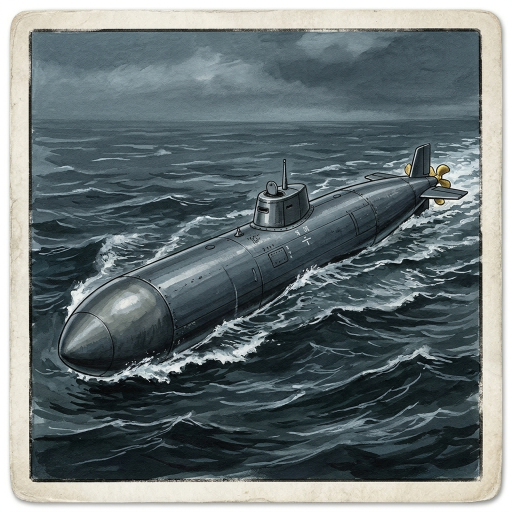
#> input picture images/counters/ai/counter_kaiten_sub.jpg, 1024 x 1024 px (shown at 1/2 size)
$ python test_fullwidth_shift.py
#> lines starting #> are read from the running program, lines starting #| are printed output that depends on the picture
#> further down, orig is the input picture: PIL image 1024x1024 RGB; mean R, G, B 106.2, 116.5, 118.4
import os
from PIL import Image
import numpy as np
import matplotlib.pyplot as plt
import matplotlib.patches as patches

def crop_and_shift_up(im, crop_top_pct=0.18, scale_subject=0.88):
    """
    Intelligently frames the artwork for a counter with a bottom plaque:
    - Removes artificial outer white generation borders.
    - Shifts/scales the subject into the upper 65% of the 1024x1024 canvas.
    - Preserves full horizontal width edge-to-edge (no fake borders, no blur halo).
    - Extends the lower background texture smoothly downwards behind the plaque.
    """
#> called with crop_top_pct = 0.16, scale_subject = 0.88
    im = im.convert('RGB')
    w, h = im.size
#> w = 1024; h = 1024
    arr = np.array(im)

    # 1. Trim outer white border if present (e.g. Kaiten, 25mm gun)
    t, b, l, r = 0, h, 0, w
#> t = 0; b = 1024; l = 0; r = 1024
    thresh = 240
    while t < h // 5 and arr[t, :, :].mean() > thresh: t += 1
#> this loop made 18 passes
#> after the loop, t = 18
    while b > 4 * h // 5 and arr[b - 1, :, :].mean() > thresh: b -= 1
#> this loop made 10 passes
#> b on passes 1 to 10: 1023, 1022, 1021, 1020, 1019, 1018, 1017, 1016, 1015, 1014
#> after the loop, b = 1014
    while l < w // 5 and arr[:, l, :].mean() > thresh: l += 1
#> this loop made 17 passes
#> after the loop, l = 17
    while r > 4 * w // 5 and arr[:, r - 1, :].mean() > thresh: r -= 1
#> this loop made 12 passes
#> after the loop, r = 1012

    # If trimmed, crop it
    if t > 0 or b < h or l > 0 or r < w:
        im = im.crop((min(l+2, w//5), min(t+2, h//5), max(r-2, 4*w//5), max(b-2, 4*h//5)))
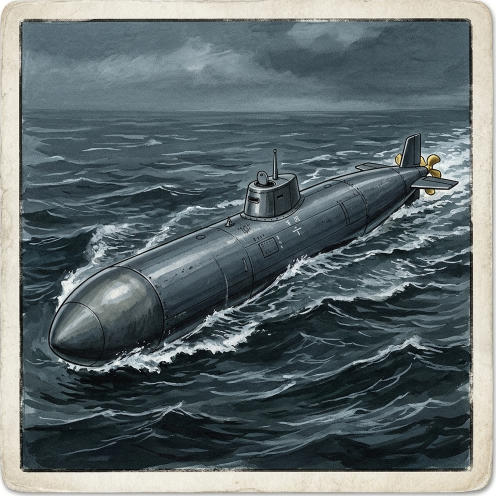
#> im: PIL image 991x992 RGB (shown at 1/2 size); mean R, G, B 96.6, 107.6, 109.7
        w, h = im.size
#> w = 991; h = 992

    # Also if the image has an inner card frame (like Kaiten or 25mm gun):
    # Let's detect if there is a card border around row/col 40-50
    # Let's test on 1024 canvas:
    CANVAS_SIZE = 1024

    # We want the subject to sit from Y ~ 30 to Y ~ 640.
    # Total available height = 610.
    # In original image, subject spans Y_start to Y_end.
    # If we scale original image so its width is CANVAS_SIZE (1024):
    # Then scaled height is CANVAS_SIZE (1024).
    # If we crop the top excess (e.g. top 120-180 px of sky/parchment) and position the rest starting at Y ~ 20:
    # Then row Y in original becomes Y - crop_top.
    # And at the bottom, we need rows up to 1024 to be filled with the bottom edge texture / replication / stretch.

    # Let's test scaling by scale_subject (e.g. 0.88 to 0.92) to give nice breathing room,
    # centered horizontally, and aligned so bottom of subject is <= 630.

    # Let's test dynamic positioning:
    # Scale width to 1024
    scaled = im.resize((CANVAS_SIZE, int(h * (CANVAS_SIZE / w))), Image.Resampling.LANCZOS)
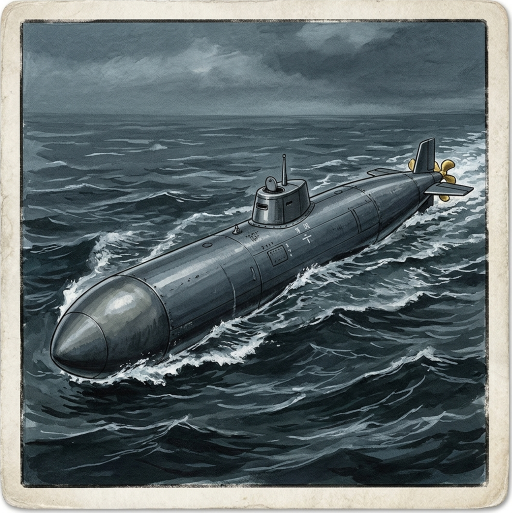
#> scaled: PIL image 1024x1025 RGB (shown at 1/2 size); mean R, G, B 96.6, 107.6, 109.7
    s_w, s_h = scaled.size
#> s_w = 1024; s_h = 1025

    # Now create canvas
    canvas = Image.new('RGB', (CANVAS_SIZE, CANVAS_SIZE))
#> canvas: PIL image 1024x1024 RGB; every value is 0

    # Y-offset: we want to shift up by shift_px
    # If we shift up by shift_px:
    # The image is pasted at (0, -shift_px).
    # What about the bottom area (from s_h - shift_px to 1024)?
    # We replicate or extend the bottom rows of `scaled` downward!
    shift_px = int(CANVAS_SIZE * crop_top_pct)

    # If shifting up leaves a gap at the bottom:
    # First, paste scaled at (0, -shift_px)
    canvas.paste(scaled, (0, -shift_px))
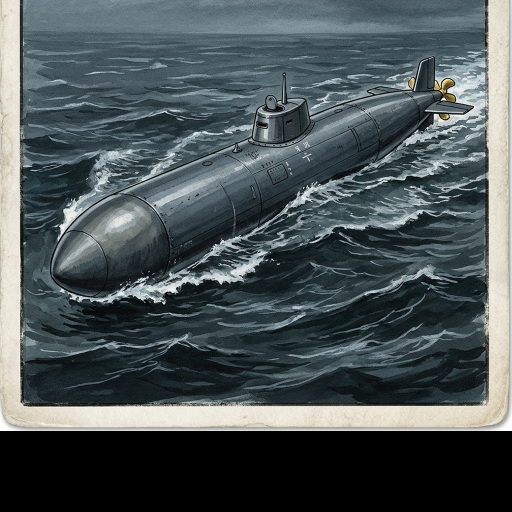
#> canvas: PIL image 1024x1024 RGB (shown at 1/2 size); mean R, G, B 75.5, 84.9, 86.9

    # The bottom region from (s_h - shift_px) to 1024 needs to be filled.
    # Take the last 30 rows of scaled and stretch them down to 1024!
    bot_fill_start = max(0, s_h - shift_px)
#> bot_fill_start = 862
    if bot_fill_start < CANVAS_SIZE:
        bot_strip = scaled.crop((0, s_h - 40, s_w, s_h))
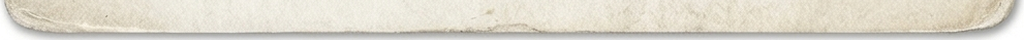
#> bot_strip: PIL image 1024x40 RGB; mean R, G, B 221.6, 216.9, 204.3
        bot_fill = bot_strip.resize((CANVAS_SIZE, CANVAS_SIZE - bot_fill_start), Image.Resampling.BILINEAR)
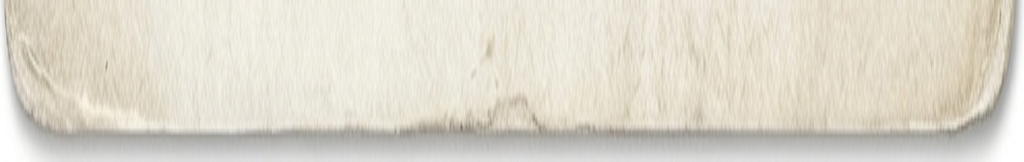
#> bot_fill: PIL image 1024x162 RGB; mean R, G, B 221.6, 216.9, 204.3
        canvas.paste(bot_fill, (0, bot_fill_start))
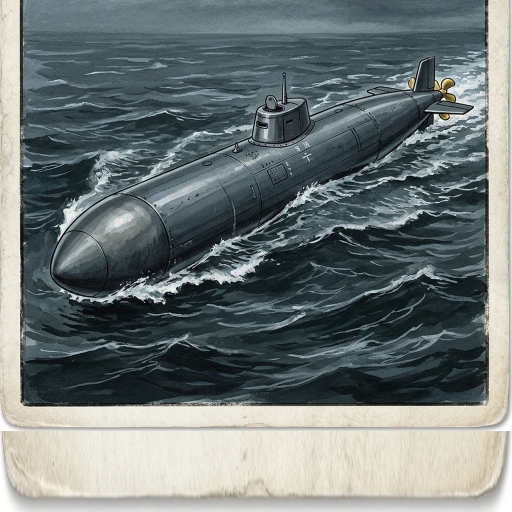
#> canvas: PIL image 1024x1024 RGB (shown at 1/2 size); mean R, G, B 110.5, 119.2, 119.2

    return canvas

# Let's test this approach with different crop_top_pct
test_files = [
    ('counter_kaiten_sub.jpg', 'Kaiten', 'Suicide Torpedo', 0.16),
    ('counter_aa_gun_25mm.jpg', '25mm Twin', 'Status #1', 0.18),
    ('counter_aircraft_crane.jpg', 'Crane', '', 0.18),
    ('counter_radio_transmitter.jpg', 'Radio', '', 0.16),
    ('counter_dive_planes.jpg', 'Dive', 'Planes', 0.15),
    ('counter_electric_motor.jpg', 'Electric', 'Motor 1', 0.12),
    ('counter_diesel_engine.jpg', 'Diesel', 'Engine 1', 0.14),
    ('counter_watertight_door.jpg', 'F. Torp.', 'Doors (Odd)', 0.10)
]

fig, axes = plt.subplots(4, 4, figsize=(16, 16))

for idx, (fn, l1, l2, pct) in enumerate(test_files):
    p = os.path.join('images/counters/ai', fn)
    if not os.path.exists(p): continue
    orig = Image.open(p)
    pre = crop_and_shift_up(orig, crop_top_pct=pct)

    def draw_slot_with_plaque(ax, im, title, color):
#> called with title = 'ACTUAL: Kaiten', color = 'red'
        ax.imshow(im)
        w, h = im.size
#> w = 1024; h = 1024
        p_h = int(h * 0.34)
#> p_h = 348
        p_y = h - p_h - 10
#> p_y = 666
        p_w = w - 24
        p_x = 12
        ax.add_patch(patches.Rectangle((p_x, p_y), p_w, p_h, facecolor='#0D1520', edgecolor='#C5A059', lw=2, alpha=0.98))
        for rx, ry in [(p_x+10, p_y+10), (p_x+p_w-10, p_y+10), (p_x+10, p_y+p_h-10), (p_x+p_w-10, p_y+p_h-10)]:
            ax.add_patch(patches.Circle((rx, ry), 4, facecolor='#E2B765', edgecolor='#45300E', lw=0.8))
        if l2:
            ax.text(w/2, p_y + p_h*0.68, l1, color='#FAF6ED', ha='center', va='center', weight='bold', fontsize=11)
            ax.text(w/2, p_y + p_h*0.28, l2, color='#E2B765', ha='center', va='center', weight='bold', fontsize=9.5)
        else:
            ax.text(w/2, p_y + p_h*0.5, l1, color='#FAF6ED', ha='center', va='center', weight='bold', fontsize=12)
        ax.add_patch(patches.Rectangle((0, 0), w-1, h-1, facecolor='none', edgecolor='#334155', lw=3))
        ax.set_title(title, fontsize=10, color=color, weight='bold')
        ax.axis('off')

    ax_orig = axes[idx // 2, (idx % 2) * 2]
    draw_slot_with_plaque(ax_orig, orig, f'ACTUAL: {l1}', 'red')

    ax_pre = axes[idx // 2, (idx % 2) * 2 + 1]
    draw_slot_with_plaque(ax_pre, pre, f'PREPROCESADO FULL-WIDTH: {l1}', 'darkgreen')
#> pass 2 of the loop `for idx, (fn, l1, l2, pct) in enumerate(test_files):`:
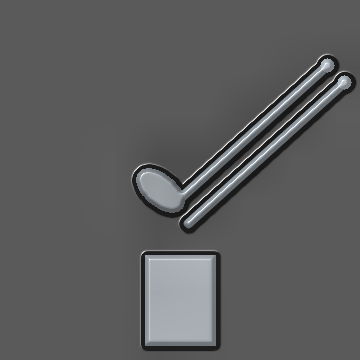
#> input picture images/counters/realistic/counter_aa_gun_25mm.png, 360 x 360 px, given in place of counter_aa_gun_25mm.jpg, which was not available
#> orig is the input picture: PIL image 360x360 RGB; mean R, G, B 92.6, 93.1, 93.6
#> after the loop in crop_and_shift_up (call 2), `while t < h // 5 and arr[t, :, :].mean() > thresh: t += 1`: t = 0
#> after the loop in crop_and_shift_up (call 2), `while b > 4 * h // 5 and arr[b - 1, :, :].mean() > thresh: b -= 1`: b = 360
#> after the loop in crop_and_shift_up (call 2), `while l < w // 5 and arr[:, l, :].mean() > thresh: l += 1`: l = 0
#> after the loop in crop_and_shift_up (call 2), `while r > 4 * w // 5 and arr[:, r - 1, :].mean() > thresh: r -= 1`: r = 360
#> scaled: PIL image 1024x1024 RGB
#> in crop_and_shift_up (call 2), `bot_fill = bot_strip.resize((CANVAS_SIZE, CANVAS_SIZE - bot_fill_start..`:
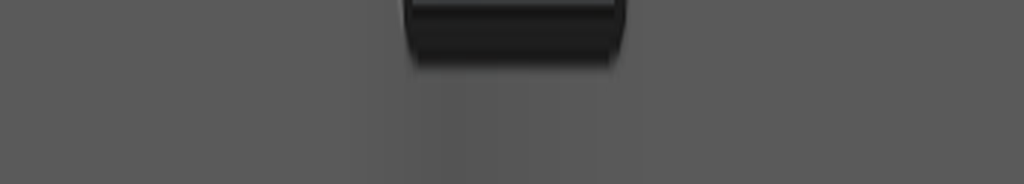
#> bot_fill: PIL image 1024x184 RGB; mean R, G, B 84.7, 84.7, 84.7
#> in crop_and_shift_up (call 2), `canvas.paste(bot_fill, (0, bot_fill_start))`:
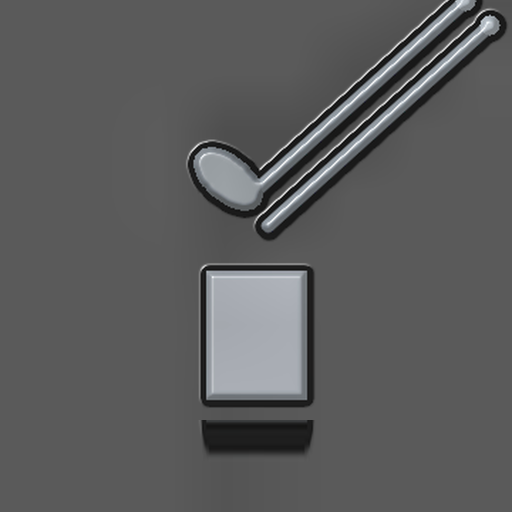
#> canvas: PIL image 1024x1024 RGB (shown at 1/2 size); mean R, G, B 91.7, 92.2, 92.7

plt.tight_layout()
plt.savefig('C:/Users/Richard/.gemini/antigravity/brain/1857cc84-1069-4de5-aff1-963f64c0c673/test_fullwidth_comparison.png', dpi=150)
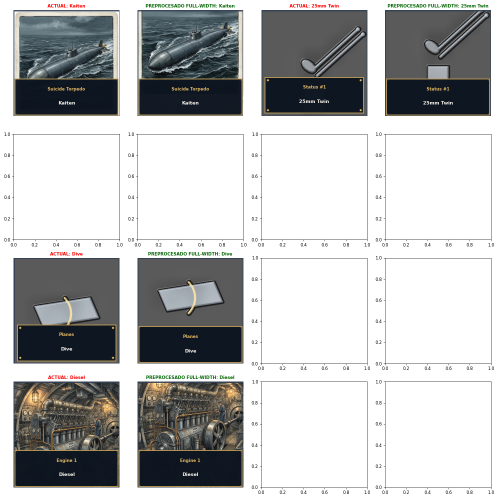
#> figure drawn by matplotlib, 8 panels
print('Saved test_fullwidth_comparison.png to brain!')
